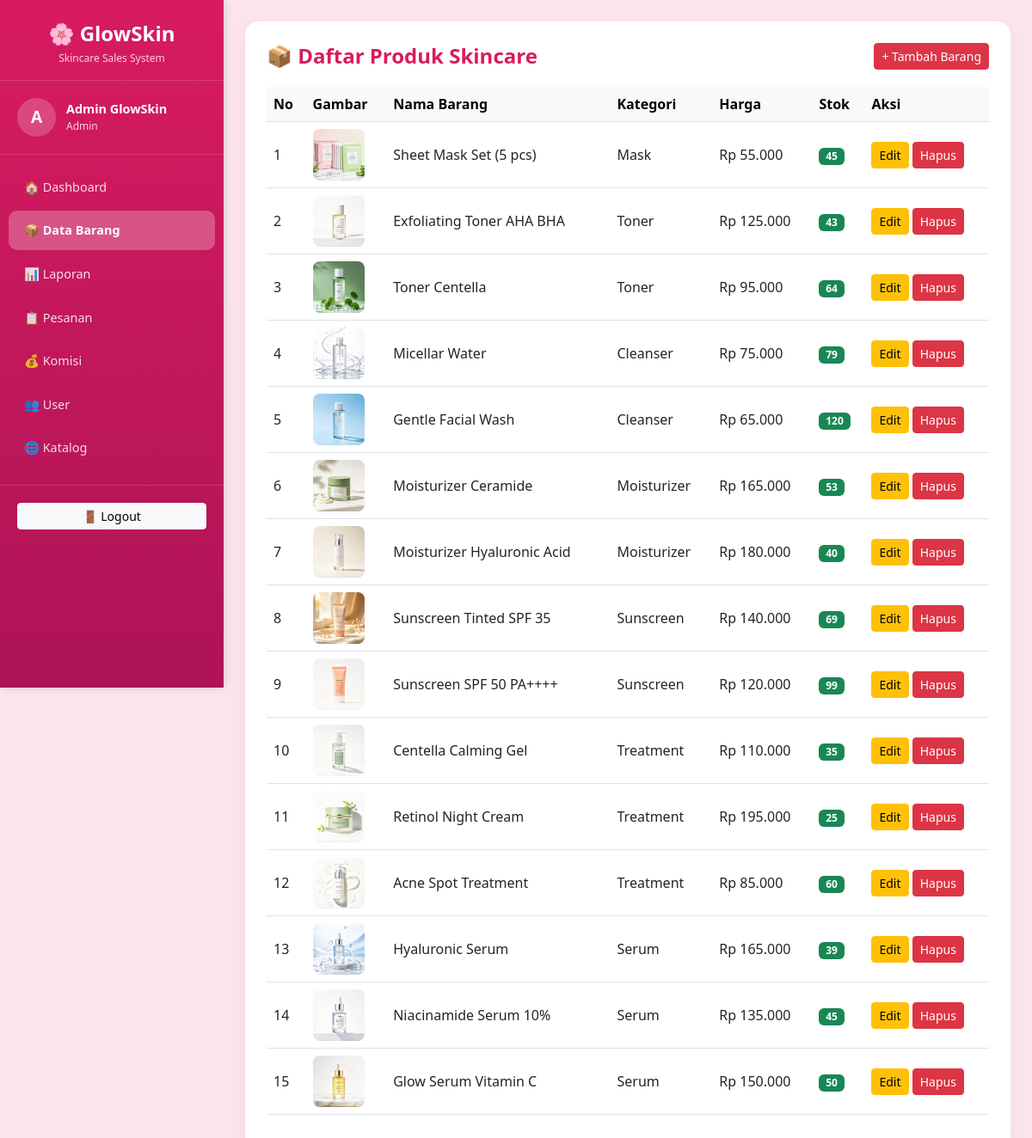
The app's page /views/barang/index.php (signed in) with its own data.
### tables this page shows
CREATE TABLE `barang` (
  `id_barang` int(11) NOT NULL,
  `nama_barang` varchar(150) NOT NULL,
  `kategori` varchar(50) DEFAULT NULL,
  `harga` decimal(12,2) NOT NULL,
  `stok` int(11) NOT NULL,
  `gambar` varchar(255) DEFAULT NULL,
  `deskripsi` text DEFAULT NULL,
  `created_at` timestamp NOT NULL DEFAULT current_timestamp()
);

### config/helper.php (called while the page is built, shortened)
<?php
function rupiah($angka) {
    return "Rp " . number_format($angka, 0, ',', '.');
}
?>

### views/barang/index.php (the view, shortened to what this page needs)
<?php
require_once '../../config/koneksi.php';
require_once '../../config/helper.php';
$result = mysqli_query($koneksi, "SELECT * FROM barang ORDER BY id_barang DESC");
?>
<!DOCTYPE html>
<html lang="id">
<head>
    <link href="https://cdn.jsdelivr.net/npm/bootstrap@5.3.0/dist/css/bootstrap.min.css" rel="stylesheet">
</head>
<body>
<?php include '../partials/sidebar.php'; ?>
<div class="main-content">
    <div class="page-card">
        <div class="page-header">
            <h4>📦 Daftar Produk Skincare</h4>
            <div>
                <?php if ($_SESSION['role'] == 'admin'): ?>
                    <a href="tambah.php" class="btn btn-danger btn-sm">+ Tambah Barang</a>
                <?php endif; ?>
            </div>
        </div>
        <div class="table-responsive">
            <table class="table table-hover align-middle">
                <thead class="table-light">
                    <tr>
                        <th>No</th>
                        <th>Gambar</th>
                        <th>Nama Barang</th>
                        <th>Kategori</th>
                        <th>Harga</th>
                        <th>Stok</th>
                        <?php if ($_SESSION['role'] == 'admin'): ?>
                        <th>Aksi</th>
                        <?php endif; ?>
                    </tr>
                </thead>
                <tbody>
                    <?php $no = 1; while ($row = mysqli_fetch_assoc($result)): ?>
                    <tr>
                        <td><?= $no++; ?></td>
                        <td>
                            <?php if ($row['gambar'] && file_exists('../../public/uploads/' . $row['gambar'])): ?>
                                <img src="/sistem_skincare/public/uploads/<?= $row['gambar']; ?>">
                            <?php else: ?>
                                <span class="text-muted small">No Image</span>
                            <?php endif; ?>
                        </td>
                        <td><?= htmlspecialchars($row['nama_barang']); ?></td>
                        <td><?= htmlspecialchars($row['kategori']); ?></td>
                        <td><?= rupiah($row['harga']); ?></td>
                        <td>
                            <?php if ($row['stok'] > 10): ?>
                                <span class="badge bg-success"><?= $row['stok']; ?></span>
                            <?php elseif ($row['stok'] > 0): ?>
                                <span class="badge bg-warning text-dark"><?= $row['stok']; ?></span>
                            <?php else: ?>
                                <span class="badge bg-danger">Habis</span>
                            <?php endif; ?>
                        </td>
                        <?php if ($_SESSION['role'] == 'admin'): ?>
                        <td>
                            <a href="edit.php?id=<?= $row['id_barang']; ?>" class="btn btn-warning btn-sm">Edit</a>
                            <a href="../../controllers/BarangController.php?aksi=hapus&id=<?= $row['id_barang']; ?>"
                               class="btn btn-danger btn-sm"
                               onclick="return confirm('Yakin hapus barang ini?')">Hapus</a>
                        </td>
                        <?php endif; ?>
                    </tr>
                    <?php endwhile; ?>
                </tbody>
            </table>
        </div>
    </div>
</div>
</body>
</html>

### views/barang/index.php (style rules this page uses)
.table img { width: 60px; height: 60px; object-fit: cover; border-radius: 8px; }
.page-card { border: none; border-radius: 15px; box-shadow: 0 5px 15px rgba(0,0,0,0.05); padding: 25px; background: white; }
.page-header { display: flex; justify-content: space-between; align-items: center; margin-bottom: 20px; }
.page-header h4 { margin: 0; color: #d81b60; font-weight: bold; }

### views/partials/sidebar.php (style rules this page uses)
* { box-sizing: border-box; }
html, body { margin: 0; padding: 0; width: 100%; overflow-x: hidden; }
body { background-color: #fce4ec; font-family: 'Segoe UI', sans-serif; }
.main-content { margin-left: 260px; padding: 25px; min-height: 100vh; max-width: calc(100% - 260px); overflow-x: hidden; }
.page-card, .kasir-card { border: none; border-radius: 15px; box-shadow: 0 5px 15px rgba(0,0,0,0.05); background: white; }

### records on screen
barang: gambar (picture), nama_barang "Sheet Mask Set (5 pcs)", kategori "Mask", harga "Rp 55.000", stok "45"
barang: gambar (picture), nama_barang "Exfoliating Toner AHA BHA", kategori "Toner", harga "Rp 125.000", stok "43"
barang: gambar (picture), nama_barang "Toner Centella", kategori "Toner", harga "Rp 95.000", stok "64"
barang: gambar (picture), nama_barang "Micellar Water", kategori "Cleanser", harga "Rp 75.000", stok "79"
barang: gambar (picture), nama_barang "Gentle Facial Wash", kategori "Cleanser", harga "Rp 65.000", stok "120"
barang: gambar (picture), nama_barang "Moisturizer Ceramide", kategori "Moisturizer", harga "Rp 165.000", stok "53"
barang: gambar (picture), nama_barang "Moisturizer Hyaluronic Acid", kategori "Moisturizer", harga "Rp 180.000", stok "40"
barang: gambar (picture), nama_barang "Sunscreen Tinted SPF 35", kategori "Sunscreen", harga "Rp 140.000", stok "69"
barang: gambar (picture), nama_barang "Sunscreen SPF 50 PA++++", kategori "Sunscreen", harga "Rp 120.000", stok "99"
barang: gambar (picture), nama_barang "Centella Calming Gel", kategori "Treatment", harga "Rp 110.000", stok "35"
barang: gambar (picture), nama_barang "Retinol Night Cream", kategori "Treatment", harga "Rp 195.000", stok "25"
barang: gambar (picture), nama_barang "Acne Spot Treatment", kategori "Treatment", harga "Rp 85.000", stok "60"
barang: gambar (picture), nama_barang "Hyaluronic Serum", kategori "Serum", harga "Rp 165.000", stok "39"
barang: gambar (picture), nama_barang "Niacinamide Serum 10%", kategori "Serum", harga "Rp 135.000", stok "45"
barang: gambar (picture), nama_barang "Glow Serum Vitamin C", kategori "Serum", harga "Rp 150.000", stok "50"

### other values on screen
$inisial "A"
$_SESSION['nama_lengkap'] "Admin GlowSkin"
$_SESSION['role'] "Admin"
